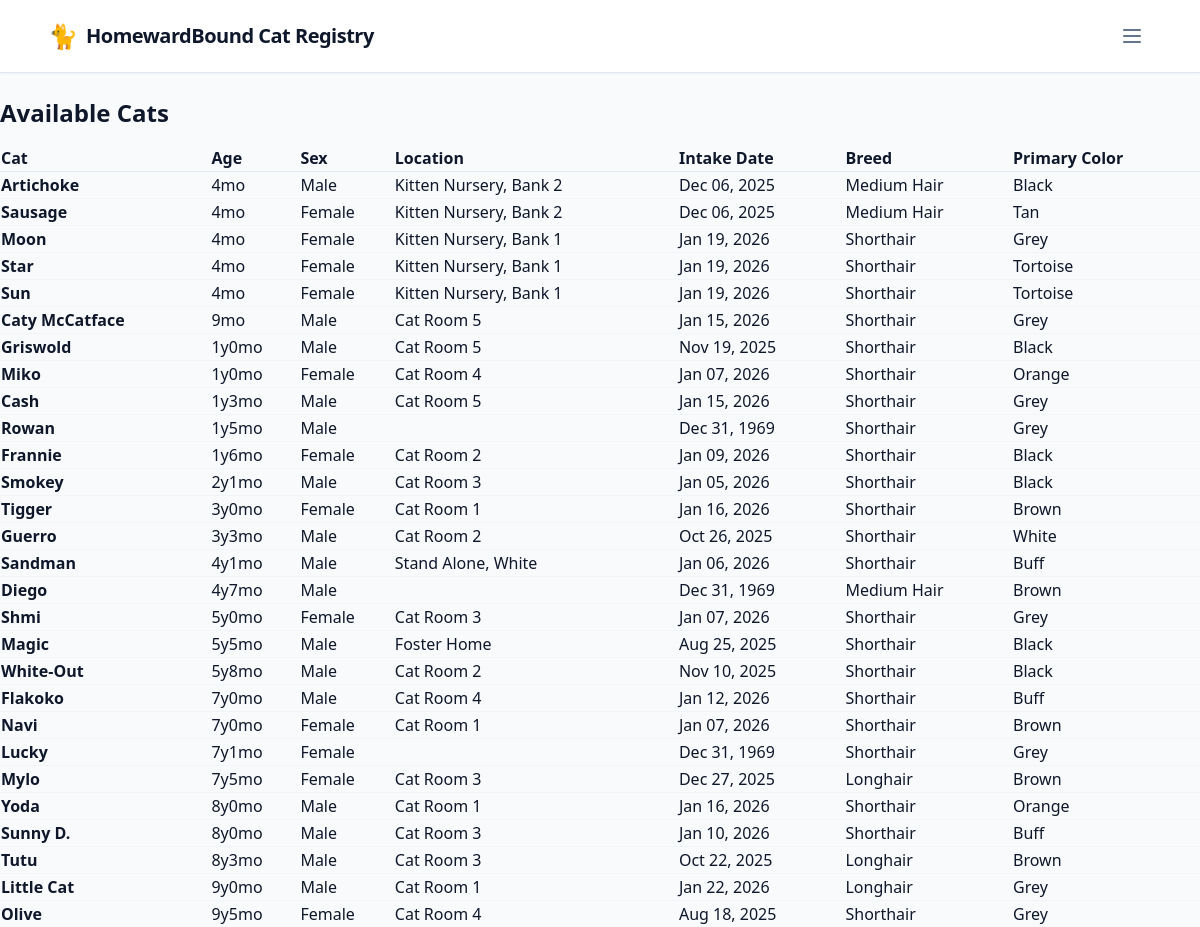
/report/, run on an earlier commit of the app's database.
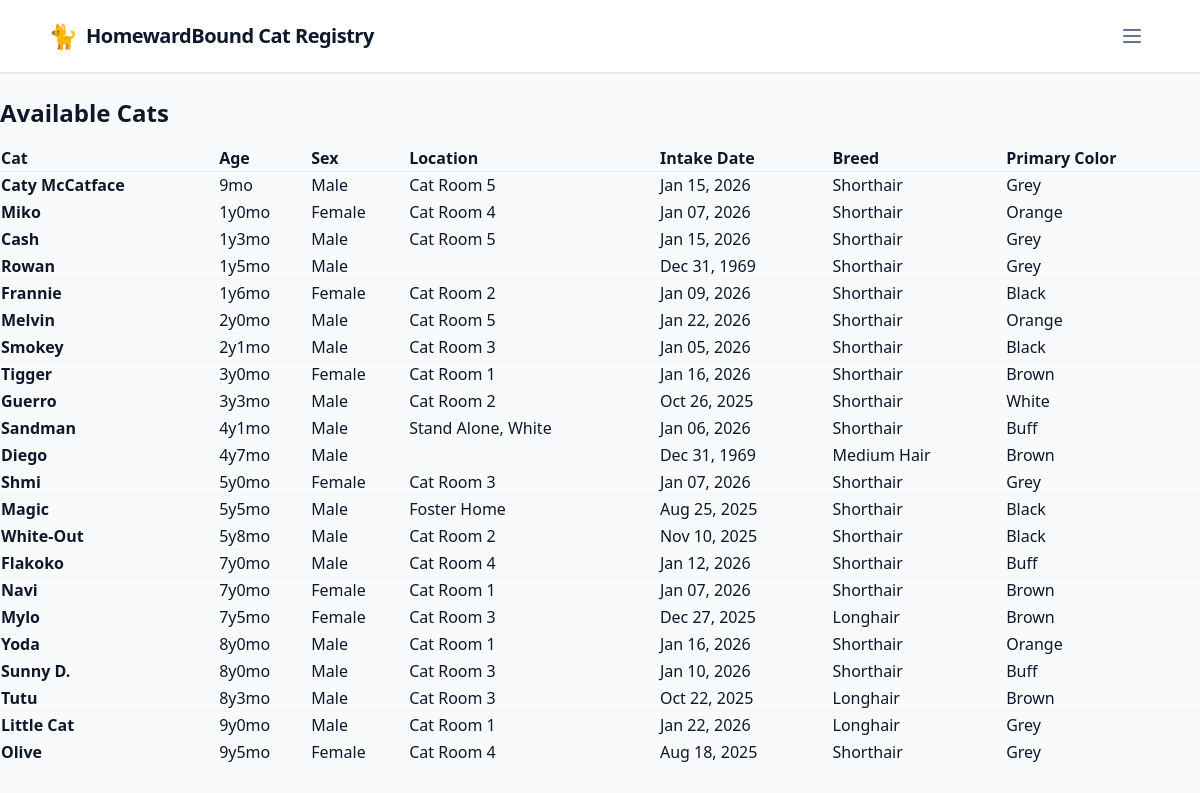
And on a later commit of the database.
### cats/models.py (models this page shows)
class Cat(models.Model):
    image_cy = models.CharField(max_length=20, primary_key=True)
    name = models.CharField(max_length=100)
    sex = models.CharField(max_length=10, default="Unknown")
    birthday = models.DateField(null=True, blank=True, default=timezone.now)
    breed = models.CharField(max_length=25, default="Unknown")
    primary_color = models.CharField(max_length=25, default="Unknown")
    intake_date = models.DateField(null=True, blank=True, default=timezone.now)
    location = models.CharField(max_length=25, default="Unknown")
    image_url = models.URLField()
    image = models.ImageField(upload_to='cats/', null=True, blank=True)
    first_seen = models.DateTimeField()
    last_seen = models.DateTimeField()
    last_updated = models.DateTimeField(auto_now=True)
    status = models.CharField(
        max_length=20,
        choices=CatStatus.choices,
        default=CatStatus.AVAILABLE,
    )
    objects = ItemQuerySet.as_manager()
    @property
    def age(self):
        if not self.birthday:
            return "Unknown"
        today = timezone.now().date()
        diff = today - cast(date, self.birthday)
        years = diff.days // 365
        months = (diff.days % 365) // 30
        if years < 1:
            return f"{months}mo"
        return f"{years}y{months}mo"
    @property
    def clean_breed(self):
        substring_to_remove = "Domestic "
        if self.breed:
            return self.breed.replace(substring_to_remove, "").strip()
        return self.breed

### cats/views.py (the view)
# urls.py: path("report/", views.report_view, name="report"),
def report_view(request):
    cats = Cat.objects.filter(
        Q(status=CatStatus.AVAILABLE) |
        Q(status=CatStatus.NEW)
        ).order_by("-birthday", "name")
    context = {
        "cats": cats,
    }
    return render(request, "cats/report.html", context)

### cats/templates/cats/report.html (shortened to what this page needs)
{% extends 'cats/base.html' %} {% load static %}
{% block content %}
<h1 class="text-2xl font-bold mb-4">Available Cats</h1>
<table class="w-full text-left border-collapse" id="report-table" media="all">
    <thead class="bg-slate-50 border-b border-slate-200">
        <tr>
            <th class="column-header">
                <a> Cat </a>
            </th>
            <th class="column-header">
                <a> Age </a>
            </th>
            <th class="column-header">
                <a> Sex </a>
            </th>
            <th class="column-header">
                <a> Location </a>
            </th>
            <th class="column-header">
                <a> Intake Date </a>
            </th>
            <th class="column-header">
                <a> Breed </a>
            </th>
            <th class="column-header">
                <a> Primary Color </a>
            </th>
        </tr>
    </thead>
    <tbody id="report-body" class="divide-y divide-slate-100">
        {% for cat in cats %}
        <tr>
            <td class="font-bold">
                {{ cat.name }}
            </td>
            <td>{{ cat.age }}</td>
            <td>{{ cat.sex }}</td>
            <td>
                {{ cat.location }}
            </td>
            <td>
                {{ cat.intake_date|date:"M d, Y" }}
            </td>
            <td >{{ cat.clean_breed }}</td>
            <td >{{ cat.primary_color }}</td>
        </tr>
        {% empty %}
        <tr>
            <td colspan="11" class="p-8 text-center text-slate-400">
                No cats found in this category.
            </td>
        </tr>
        {% endfor %}
    </tbody>
</table>
{% endblock %}

What changed in the data, as far as the page shows it:
no longer on this page (row edited): Cat: name "Artichoke", age "4mo", sex "Male", location "Kitten Nursery, Bank 2", intake_date "Dec 06, 2025", clean_breed "Medium Hair", primary_color "Black"
no longer on this page (row edited): Cat: name "Sausage", age "4mo", sex "Female", location "Kitten Nursery, Bank 2", intake_date "Dec 06, 2025", clean_breed "Medium Hair", primary_color "Tan"
no longer on this page (row edited): Cat: name "Moon", age "4mo", sex "Female", location "Kitten Nursery, Bank 1", intake_date "Jan 19, 2026", clean_breed "Shorthair", primary_color "Grey"
no longer on this page (row edited): Cat: name "Star", age "4mo", sex "Female", location "Kitten Nursery, Bank 1", intake_date "Jan 19, 2026", clean_breed "Shorthair", primary_color "Tortoise"
no longer on this page (row edited): Cat: name "Sun", age "4mo", sex "Female", location "Kitten Nursery, Bank 1", intake_date "Jan 19, 2026", clean_breed "Shorthair", primary_color "Tortoise"
no longer on this page (row edited): Cat: name "Griswold", age "1y0mo", sex "Male", location "Cat Room 5", intake_date "Nov 19, 2025", clean_breed "Shorthair", primary_color "Black"
no longer on this page (row edited): Cat: name "Lucky", age "7y1mo", sex "Female", intake_date "Dec 31, 1969", clean_breed "Shorthair", primary_color "Grey"
added Cat: name "Melvin", age "2y0mo", sex "Male", location "Cat Room 5", intake_date "Jan 22, 2026", clean_breed "Shorthair", primary_color "Orange"
